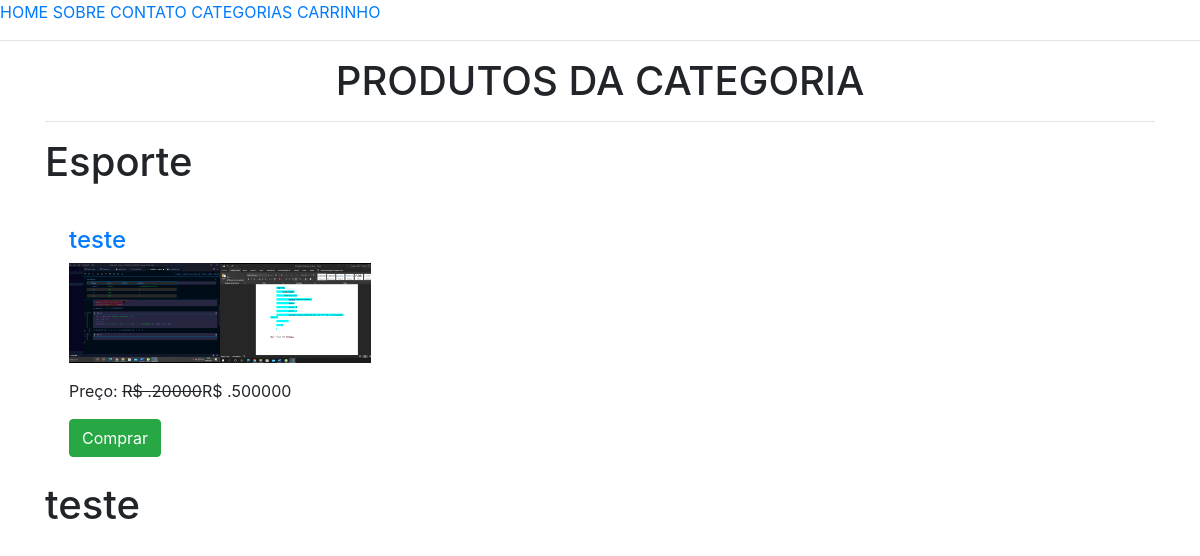
Page /todos-produtos/ on the earlier database version.
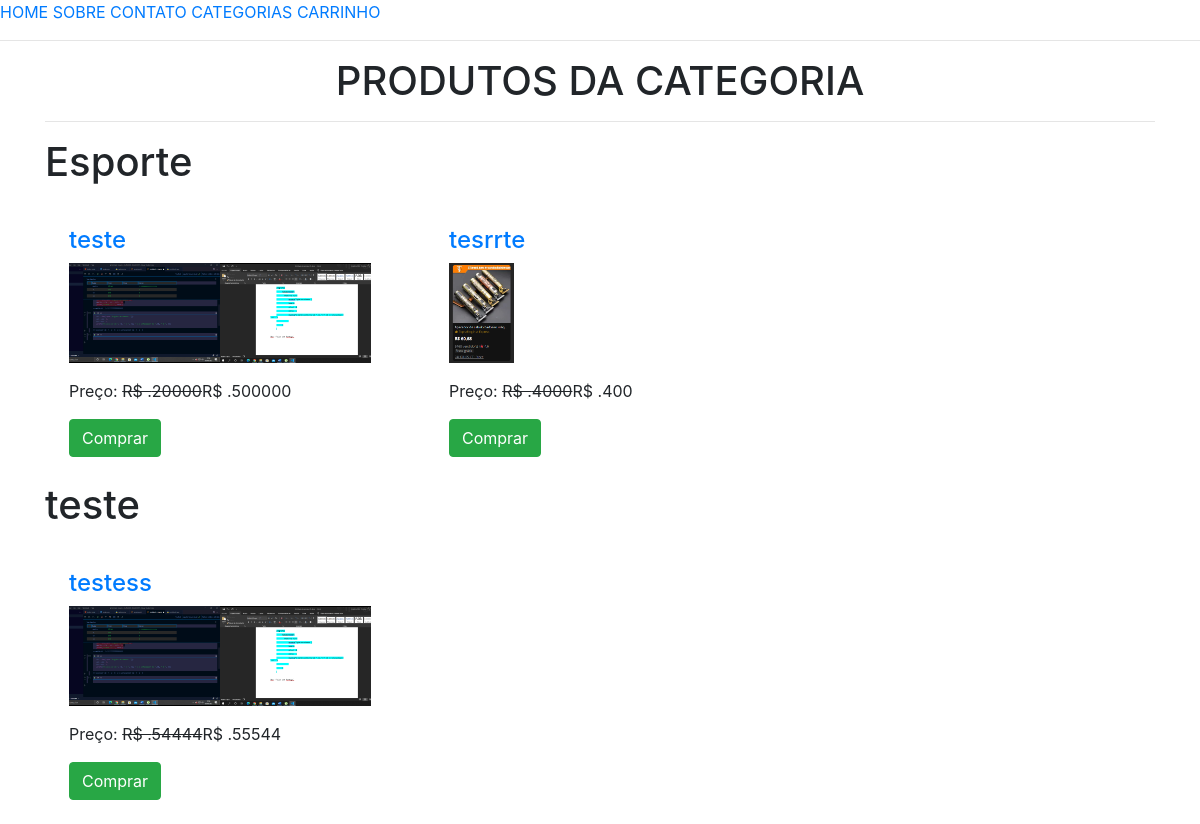
Same page on the later database version.
### lojaapp/models.py (models this page shows, shortened)
class Categoria(models.Model):
    titulo = models.CharField(max_length=200)
    slung = models.SlugField(unique=True)

class Produto(models.Model):
    titulo = models.CharField(max_length=200)
    slug = models.SlugField(unique=True)
    categoria = models.ForeignKey(Categoria, on_delete=models.CASCADE)
    image = models.ImageField(upload_to = "produtos")
    preco_mercado = models.PositiveIntegerField()
    venda = models.PositiveIntegerField()
    descricao = models.TextField()
    garantia = models.CharField(max_length=300,null=True, blank=True)
    return_devolucao = models.CharField(max_length=300, null=True,blank=True)
    visualizacao = models.PositiveIntegerField(default=0)

### lojaapp/views.py (the view)
# urls.py: path("todos-produtos/", TodosProdutosView.as_view(), name="todosprodutos"),
class TodosProdutosView(TemplateView):
    template_name = "todosprodutos.html"
    def get_context_data(self, **kwargs):
        context = super().get_context_data(**kwargs)
        context['todascategorias'] = Categoria.objects.all()
        return context

### templates/todosprodutos.html (shortened to what this page needs)
{% extends 'base.html' %}
{% block content %}
<div class="container">
    <h1 class="text-center">PRODUTOS DA CATEGORIA</h1>
<hr>
    {% for cat in todascategorias %}
    <h1>{{cat.titulo}}</h1>
    <div class="row mt-3">
        {% for p in cat.produto_set.all %}
        <div class="col-md-4">
            <div class=" m-4">
                <h4><a href="{% url 'lojaapp:produtodetalhe' p.slug%}">{{p.titulo}}</a></h4>
                <img src="{{p.image.url}}" alt="" class="img-fluid" style="height: 100px; object-fit:cover;">
                <p class="mt-3">Preço: <strike>R$ .{{p.preco_mercado}}</strike>R$ .{{p.venda}}</p>
                <a href="{% url 'lojaapp:addcarro' p.id %}" class="btn btn-success">Comprar</a>
            </div>
        </div>
        {% endfor %}
    </div>
    {% endfor %}
</div>
{% endblock %}

Differences in the rows shown:
added Produto: titulo "tesrrte", image (picture), preco_mercado "4000", venda "400", shown under Categoria "Esporte"
added Produto: titulo "testess", image (picture), preco_mercado "54444", venda "55544", shown under Categoria "teste"
